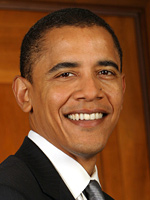
#> input picture res/obama.jpg, 150 x 200 px
$ python segmentation.py --image ../res/obama.jpg   (older library calls are emulated)
#> lines starting #> are read from the running program, lines starting #| are printed output that depends on the picture; after the words box and inside, x2 and y2 are one past the last pixel; in counts of white or black regions, pixels touching at a corner belong together
### src/ImageBase.py
# python3
# Steven Image base operation Class
import cv2
import numpy as np
from matplotlib import pyplot as plt
import random


def changeBgr2Rbg(img):  # input color img
    if getImagChannel(img) == 3:
        b, g, r = cv2.split(img)       # get b, g, r
        img = cv2.merge([r, g, b])
    return img


# [5 lines left out: function changeRbg2Bgr, not called in this run]


def loadImg(file, mode=cv2.IMREAD_COLOR, toRgb=True):
    # mode = cv2.IMREAD_COLOR cv2.IMREAD_GRAYSCALE cv2.IMREAD_UNCHANGED
    try:
        img = cv2.imread(file, mode)
    except BaseException:
        print("Load image error,file=", file)

    assert(img is not None)
    if toRgb:
        if getImagChannel(img) == 3:
            img = changeBgr2Rbg(img)
    return img


def loadGrayImg(file):
    img = loadImg(file, mode=cv2.IMREAD_GRAYSCALE)
    return img


def writeImg(img, filePath):
    cv2.imwrite(filePath, img)


def infoImg(img, str='image:'):
    return print(str, 'shape:', img.shape, 'size:', img.size, 'dims=', img.ndim, 'dtype:', img.dtype)


def grayImg(img):
    if getImagChannel(img) == 3:
        return cv2.cvtColor(img, cv2.COLOR_BGR2GRAY)
    return img


def getImagChannel(img):
    if img.ndim == 3:  # color r g b channel
        return 3
    return 1  # only one channel


# [29 lines left out: functions resizeImg, showimage, plotImg, not called in this run]


def getImgHW(img):
    return img.shape[0], img.shape[1]


def distanceImg(img1, img2):
    return np.sqrt(np.sum(np.square(img1 - img2)))


"""-----------------------operation start----------------------------------"""


# [107 lines left out: functions calcAndDrawHist, equalizedHist, custEqualizedHist, histogram_equalize, binaryImage, binaryImage2 and 2 more, not called in this run]


def thresHoldModel(img, mode=cv2.ADAPTIVE_THRESH_MEAN_C):
    # cv2.ADAPTIVE_THRESH_GAUSSIAN_C
    return cv2.adaptiveThreshold(img, 255, mode, cv2.THRESH_BINARY, 11, 2)


def convolutionImg(img, kernel):
    return cv2.filter2D(img, -1, kernel)


# [358 lines left out: functions colorSpace, flipImg, custGray, differImg, reverseImg, LightImg and 9 more, not called in this run]

# https://docs.opencv.org/trunk/da/d22/tutorial_py_canny.html


def cannyImg(img, threshold1=100, threshold2=200):
    return cv2.Canny(img, threshold1=threshold1, threshold2=threshold2)


def sobelImg(img, scale=1, delta=0, ddepth=cv2.CV_16S, ksize=3):
    return cv2.Sobel(img, ddepth, 1, 0, ksize=ksize, scale=scale, delta=delta, borderType=cv2.BORDER_DEFAULT)


# [24 lines left out: functions textImg, jointImage, not called in this run]


def rectangleImg(img, startPt, stopPt, color=(0, 0, 255), thickness=2):
    # return cv2.rectangle(img=img, pt1=startPt, pt2=stopPt, color=color, thickness=thickness)
    return cv2.rectangle(img, startPt, stopPt, color, thickness=2)


# [18 lines left out: functions adjustBrightnessAndContrast, GammaCorrection, not called in this run]

### src/mainImagePlot.py
# python3
# Steven 11/03/2020 image plot modoule
import cv2
import matplotlib.pyplot as plt
from common import getRowAndColumn
from ImageBase import loadImg, binaryImage2, showimage, infoImg


# [4 lines left out: function plotImg2, not called in this run]


def plotImagList(imgList, nameList, title='', gray=False, showticks=True):
    nImg = len(imgList)
    nRow, nColumn = getRowAndColumn(nImg)

    plt.figure().suptitle(title, fontsize="x-large")
    for n in range(nImg):
        img = imgList[n]
        ax = plt.subplot(nRow, nColumn, n + 1)
        ax.title.set_text(nameList[n])
        if gray:
            plt.imshow(img, cmap="gray")
        else:
            plt.imshow(img)

        if not showticks:
            ax.set_yticks([])
            ax.set_xticks([])
    # plt.grid(True)
    plt.tight_layout()

    # [4 lines of commented-out code are left out]
    plt.show()


# [6 lines left out: function main, not called in this run]


# [2 lines that do not run on import are left out]

### src/common.py
# python3
# Steven common
import numpy as np


def getRowAndColumn(N):
    """give a positive number,return suitable a*b for subplot matrix """
    if N <= 0:
        return (0, 0)
    if N == 1:
        return (1, 1)

    if N % 2 != 0:  # odd number
        N += 1

    match = []
    for i in np.arange(1, N / 2 + 1, dtype=np.int8):
        # print(i)
        if N % i == 0:
            match.append((int(i), int(N / i)))
    # print(match)

    '''(a,b) find the minimum abs(a-b) as the suitable result'''
    minInter = abs(match[0][0] - match[0][1])
    res = match[0]
    for i in match:
        if minInter > abs(i[0] - i[1]):
            minInter = abs(i[0] - i[1])
            res = i

    return res[0], res[1]


def main():
    print(getRowAndColumn(78))


# [2 lines that do not run on import are left out]

### src/segmentation.py
# python3 Steven segmentation test
# import cv2
import numpy as np
import argparse
from ImageBase import binaryImage, loadImg, grayImg, autoThresholdValue
from ImageBase import plotImg, thresHoldModel, cannyImg
# from mainImageHist import plotImagAndHist, plotImgHist
from mainImagePlot import plotImagList
import matplotlib.pyplot as plt
from otsuAlgorithm import calculateOtsu, plotHistAndOtsu
from kmeansSegmentation import KMeansSegmentation, KMeansSegmentation2  # drawPointsImg
# from ImageSmoothing import *


# [86 lines left out: functions testOtsu, testKMeans, testKMeansSciKit, testKMeans2, testAutoAlgorithm, testAdaptThreshImg, not called in this run]


def testEdgeSegmentation(img):
    from scipy import ndimage as ndi

    canny = cannyImg(img)
    fill = ndi.binary_fill_holes(canny)

    ls, nameList = [], []
    ls.append(img), nameList.append('Original')
    ls.append(canny), nameList.append('Canny edges')
    ls.append(fill), nameList.append('Filled')

    plotImagList(ls, nameList, gray=True, title='Edge segmentation')


# [19 lines left out: function testBinaryThresCompare, not called in this run]


def argCmdParse():
    parser = argparse.ArgumentParser()
    parser.add_argument('-i', '--image', help='image file', required=True)

    return parser.parse_args()


def main():
    args = argCmdParse()
    img = loadImg(args.image)
#> in loadImg, img is the input picture: shape (200, 150, 3); mean B, G, R 42.7, 74.9, 123.3
#> in changeBgr2Rbg, `b, g, r = cv2.split(img)`:
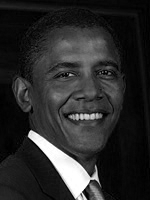
#> b: shape (200, 150); min 0, max 255, mean 42.7
#> in changeBgr2Rbg, `b, g, r = cv2.split(img)`:
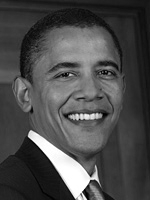
#> g: shape (200, 150); min 0, max 255, mean 74.9
#> in changeBgr2Rbg, `b, g, r = cv2.split(img)`:
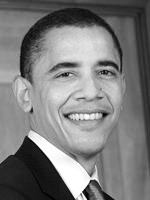
#> r: shape (200, 150); min 0, max 255, mean 123.3
    # img = loadImg(r'.\res\ab.png') #otsus_algorithm.jpg Lenna.png
    # return plotImg2(img)

    # img = gaussianBlurImg(img,ksize=3)
    img = grayImg(img)
    # [15 lines of commented-out code are left out]
    testEdgeSegmentation(img)
#> in cannyImg, `return cv2.Canny(img, threshold1=threshold1, threshold2=threshold2)`:
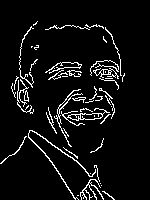
#> returned value: shape (200, 150); 6.5% white in thin lines or dots, all inside (x1, y1, x2, y2) = (0, 21, 125, 200)
#> in testEdgeSegmentation, `fill = ndi.binary_fill_holes(canny)`:
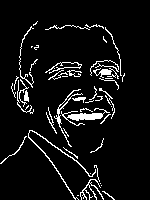
#> fill: shape (200, 150) bool; 7.1% white in thin lines or dots, all inside (x1, y1, x2, y2) = (0, 21, 125, 200)
#> in plotImagList, `nImg = len(imgList)`: nImg = 3
#> in getRowAndColumn, `N += 1`: N = 4
#> after the loop in getRowAndColumn, `for i in np.arange(1, N / 2 + 1, dtype=np.int8):`: match = [(1, 4), (2, 2)]
#> in getRowAndColumn, `minInter = abs(match[0][0] - match[0][1])`: minInter = 3
#> in getRowAndColumn, `res = match[0]`: res = (1, 4)
#> the loop in getRowAndColumn, `for i in match:` made 2 passes
#> (minInter, res) on pass 2: (0, (2, 2))
#> after the loop in getRowAndColumn, `for i in match:`: minInter = 0
#> in plotImagList, `nRow, nColumn = getRowAndColumn(nImg)`: nRow = 2


if __name__ == "__main__":
    main()

$ run again, with res/otsus_algorithm.jpg copied over res/obama.jpg
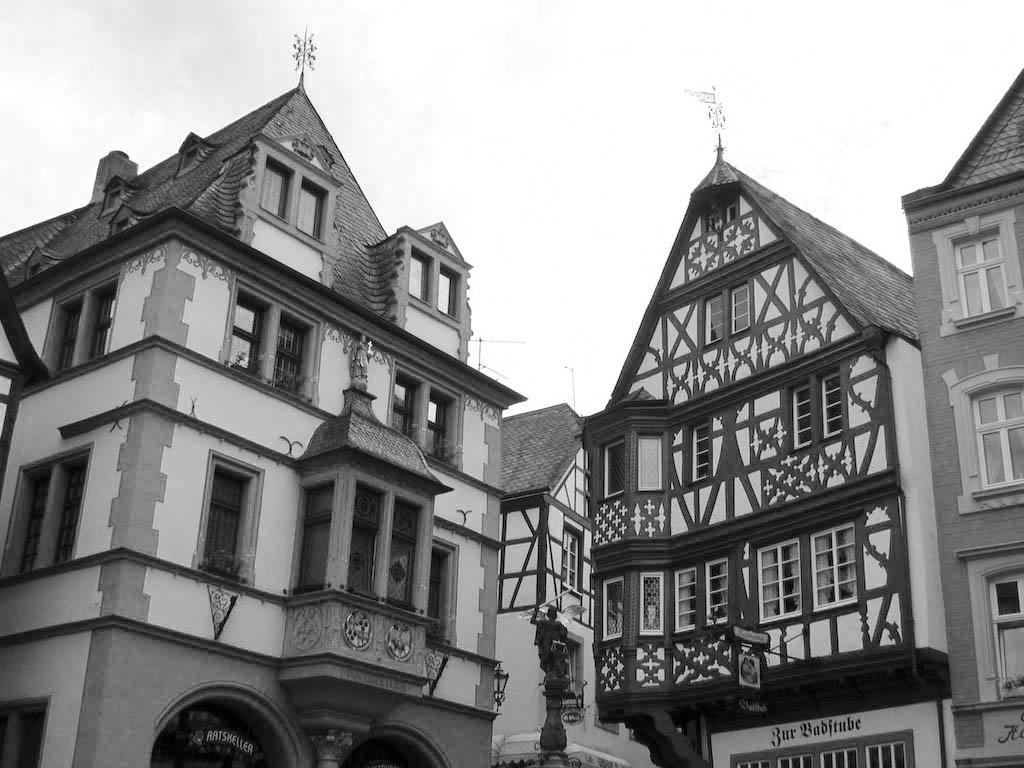
#> input picture res/otsus_algorithm.jpg, 1024 x 768 px
#> in loadImg, img is the input picture: shape (768, 1024, 3); min 0, max 255, mean 141.3
#> in cannyImg, `return cv2.Canny(img, threshold1=threshold1, threshold2=threshold2)`:
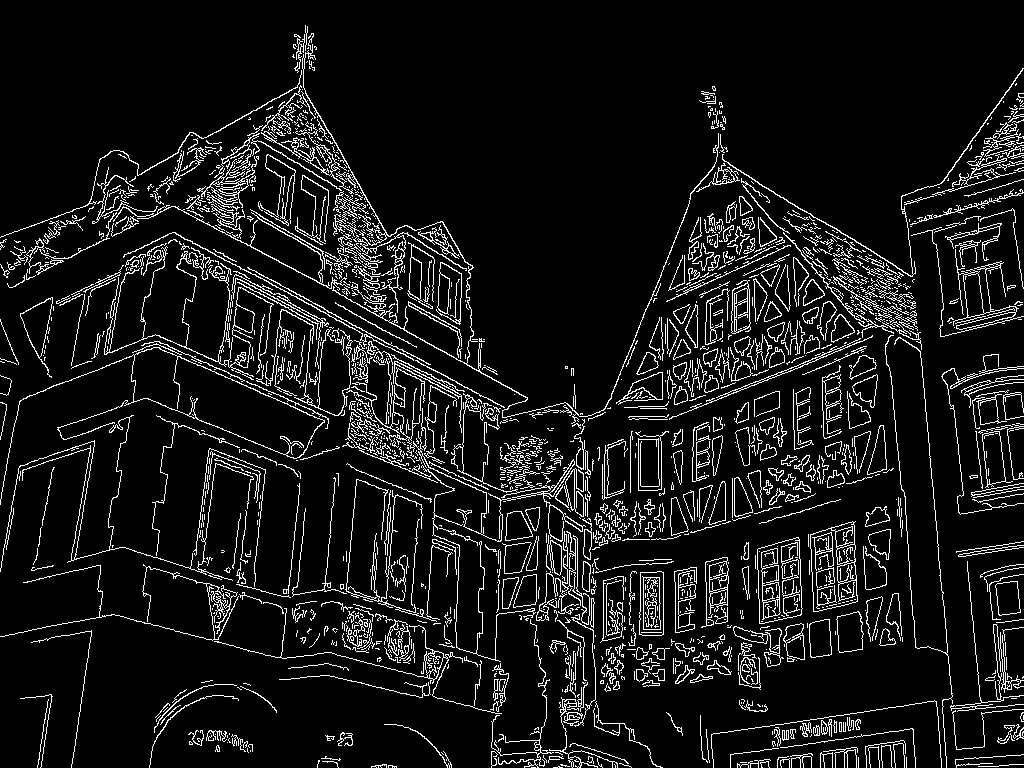
#> returned value: shape (768, 1024); 8.8% white in thin lines or dots
#> fill: shape (768, 1024) bool; 13.7% white; 1488 white regions (876 under 20 px), largest, box (x1, y1, x2, y2) and area: (0, 347, 325, 505) 10006, (810, 521, 858, 612) 3594, (757, 537, 803, 624) 3355
#> nImg = 3
#> N = 4
#> after the loop in getRowAndColumn, `for i in np.arange(1, N / 2 + 1, dtype=np.int8):`: match = [(1, 4), (2, 2)]
#> in getRowAndColumn, `minInter = abs(match[0][0] - match[0][1])`: minInter = 3
#> in getRowAndColumn, `res = match[0]`: res = (1, 4)
#> the loop in getRowAndColumn, `for i in match:` made 2 passes
#> (minInter, res) on pass 2: (0, (2, 2))
#> after the loop in getRowAndColumn, `for i in match:`: minInter = 0
#> nRow = 2
#> in plotImagList, `plt.show()`:
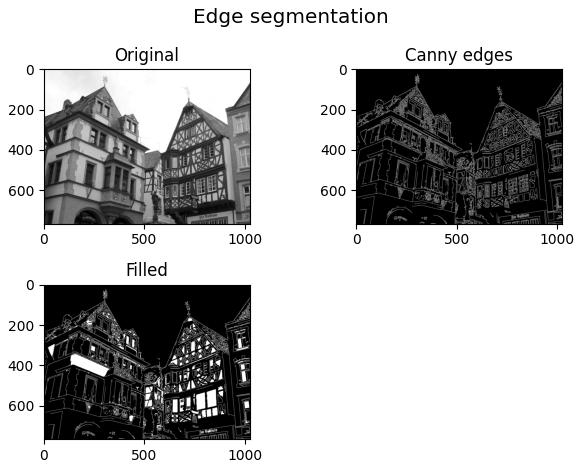
#> figure drawn by matplotlib, 3 panels

$ run again, with res/Road_in_Norway.jpg copied over res/obama.jpg
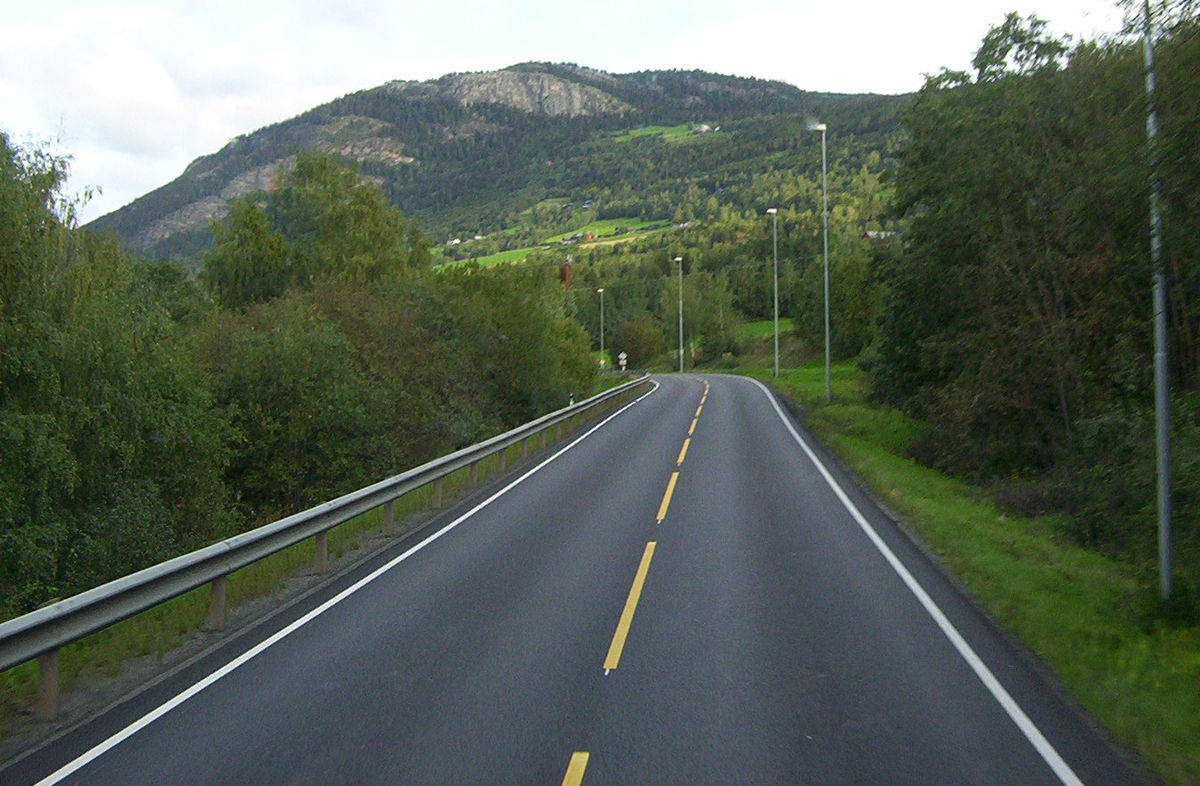
#> input picture res/Road_in_Norway.jpg, 1200 x 786 px
#> in loadImg, img is the input picture: shape (786, 1200, 3); mean B, G, R 87, 99.6, 89.3
#> in cannyImg, `return cv2.Canny(img, threshold1=threshold1, threshold2=threshold2)`:
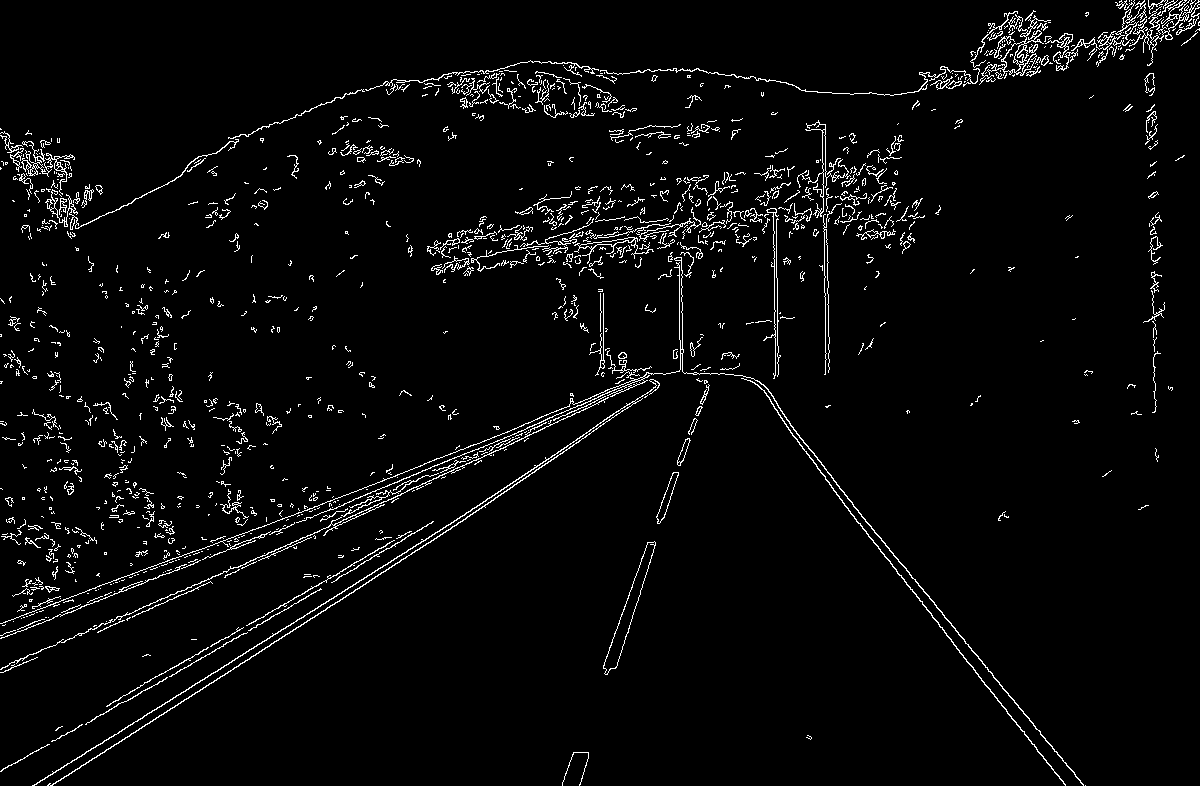
#> returned value: shape (786, 1200); 3.4% white in thin lines or dots
#> in testEdgeSegmentation, `fill = ndi.binary_fill_holes(canny)`:
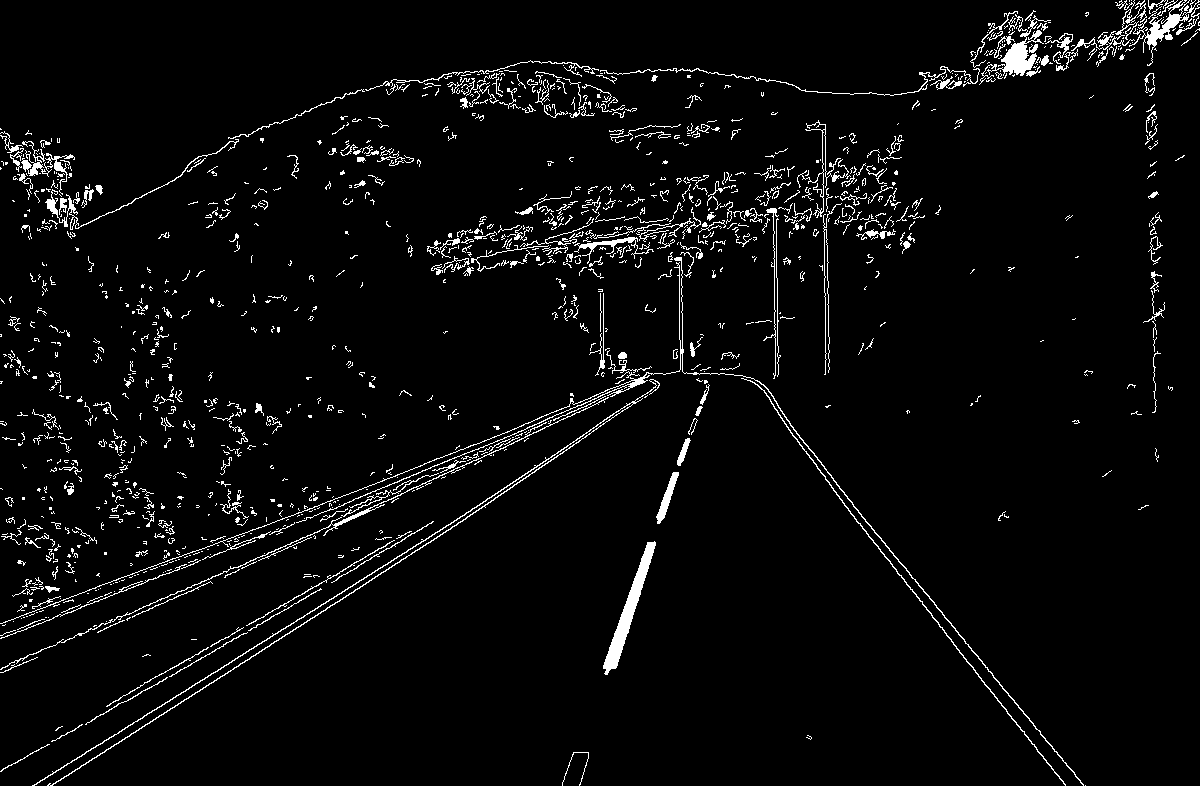
#> fill: shape (786, 1200) bool; 3.9% white in thin lines or dots
#> nImg = 3
#> N = 4
#> after the loop in getRowAndColumn, `for i in np.arange(1, N / 2 + 1, dtype=np.int8):`: match = [(1, 4), (2, 2)]
#> in getRowAndColumn, `minInter = abs(match[0][0] - match[0][1])`: minInter = 3
#> in getRowAndColumn, `res = match[0]`: res = (1, 4)
#> the loop in getRowAndColumn, `for i in match:` made 2 passes
#> (minInter, res) on pass 2: (0, (2, 2))
#> after the loop in getRowAndColumn, `for i in match:`: minInter = 0
#> nRow = 2
